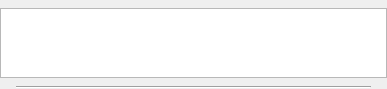
<?xml version="1.0" encoding="UTF-8"?>
<ui version="4.0">
 <class>AccessibleMediaViewHeaderWidget</class>
 <widget class="QWidget" name="AccessibleMediaViewHeaderWidget">
  <property name="geometry">
   <rect>
    <x>0</x>
    <y>0</y>
    <width>387</width>
    <height>72</height>
   </rect>
  </property>
  <layout class="QVBoxLayout" name="verticalLayout">
   <property name="spacing">
    <number>8</number>
   </property>
   <property name="leftMargin">
    <number>0</number>
   </property>
   <property name="topMargin">
    <number>8</number>
   </property>
   <property name="rightMargin">
    <number>0</number>
   </property>
   <property name="bottomMargin">
    <number>0</number>
   </property>
   <item>
    <widget class="QTreeView" name="allCamerasCheckboxView">
     <property name="verticalScrollBarPolicy">
      <enum>Qt::ScrollBarAlwaysOff</enum>
     </property>
     <property name="horizontalScrollBarPolicy">
      <enum>Qt::ScrollBarAlwaysOff</enum>
     </property>
     <property name="sizeAdjustPolicy">
      <enum>QAbstractScrollArea::AdjustToContentsOnFirstShow</enum>
     </property>
     <property name="showDropIndicator" stdset="0">
      <bool>false</bool>
     </property>
     <property name="selectionMode">
      <enum>QAbstractItemView::NoSelection</enum>
     </property>
     <property name="indentation">
      <number>0</number>
     </property>
     <attribute name="headerVisible">
      <bool>false</bool>
     </attribute>
    </widget>
   </item>
   <item>
    <layout class="QVBoxLayout" name="horizontalLineLayout">
     <property name="spacing">
      <number>0</number>
     </property>
     <property name="leftMargin">
      <number>16</number>
     </property>
     <property name="rightMargin">
      <number>16</number>
     </property>
     <item>
      <widget class="Line" name="horizontalLine">
       <property name="orientation">
        <enum>Qt::Horizontal</enum>
       </property>
      </widget>
     </item>
    </layout>
   </item>
  </layout>
 </widget>
 <resources/>
 <connections/>
</ui>
